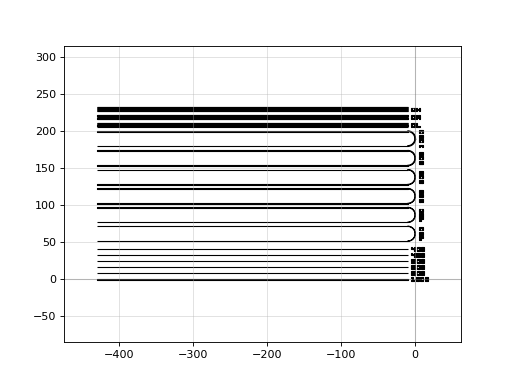

Recreate this plot in Python.
import gdsfactory as gf

c = gf.components.cdsem_all(widths=[0.4, 0.45, 0.5, 0.6, 0.8, 1.0], dense_lines_width=0.3, dense_lines_width_difference=0.02, dense_lines_gap=0.3, dense_lines_labels=['DL', 'DM', 'DH'], straight='straight', bend90='bend_circular', cross_section='strip')
c.plot()
